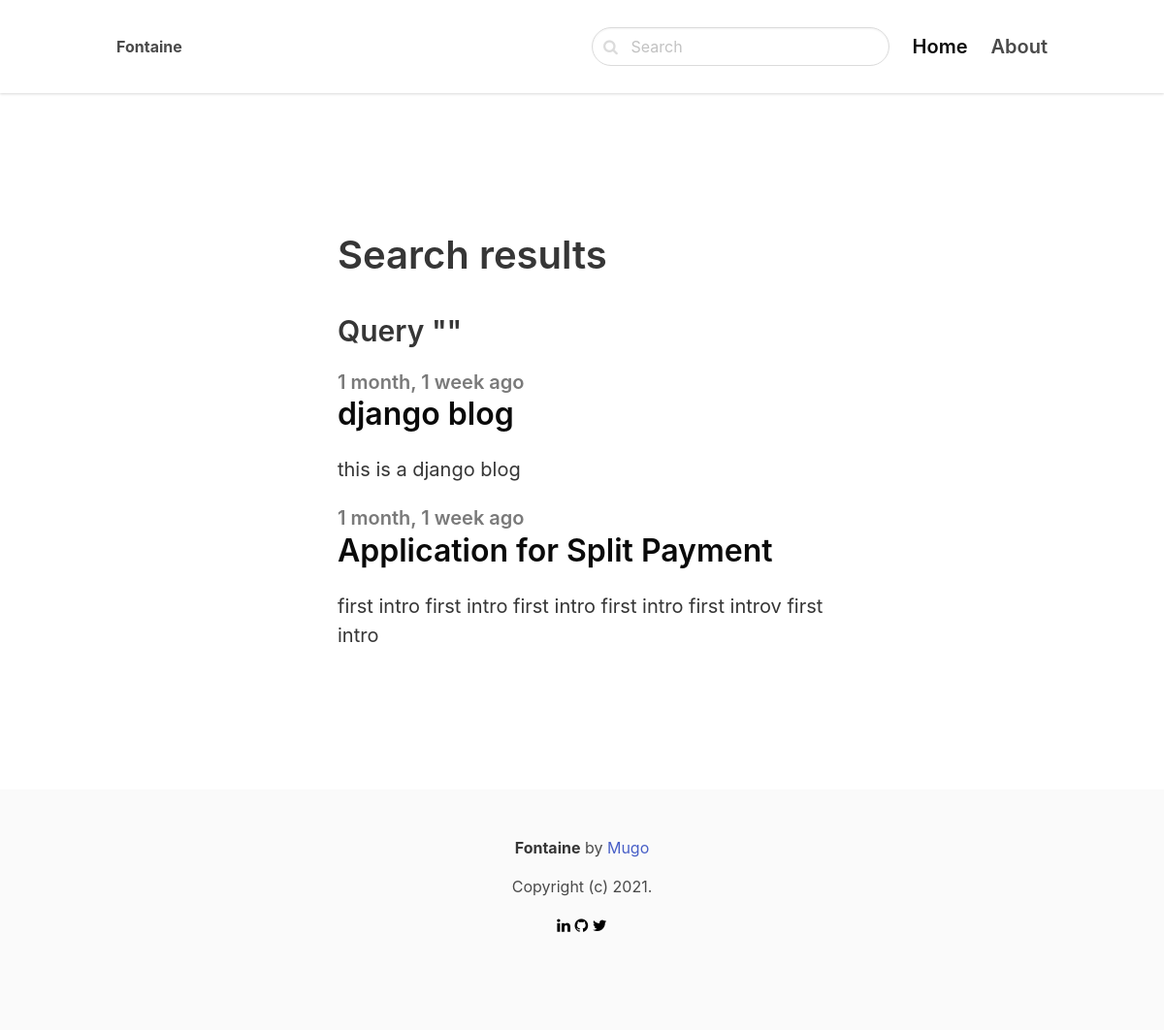
The app's page /search/, older data.
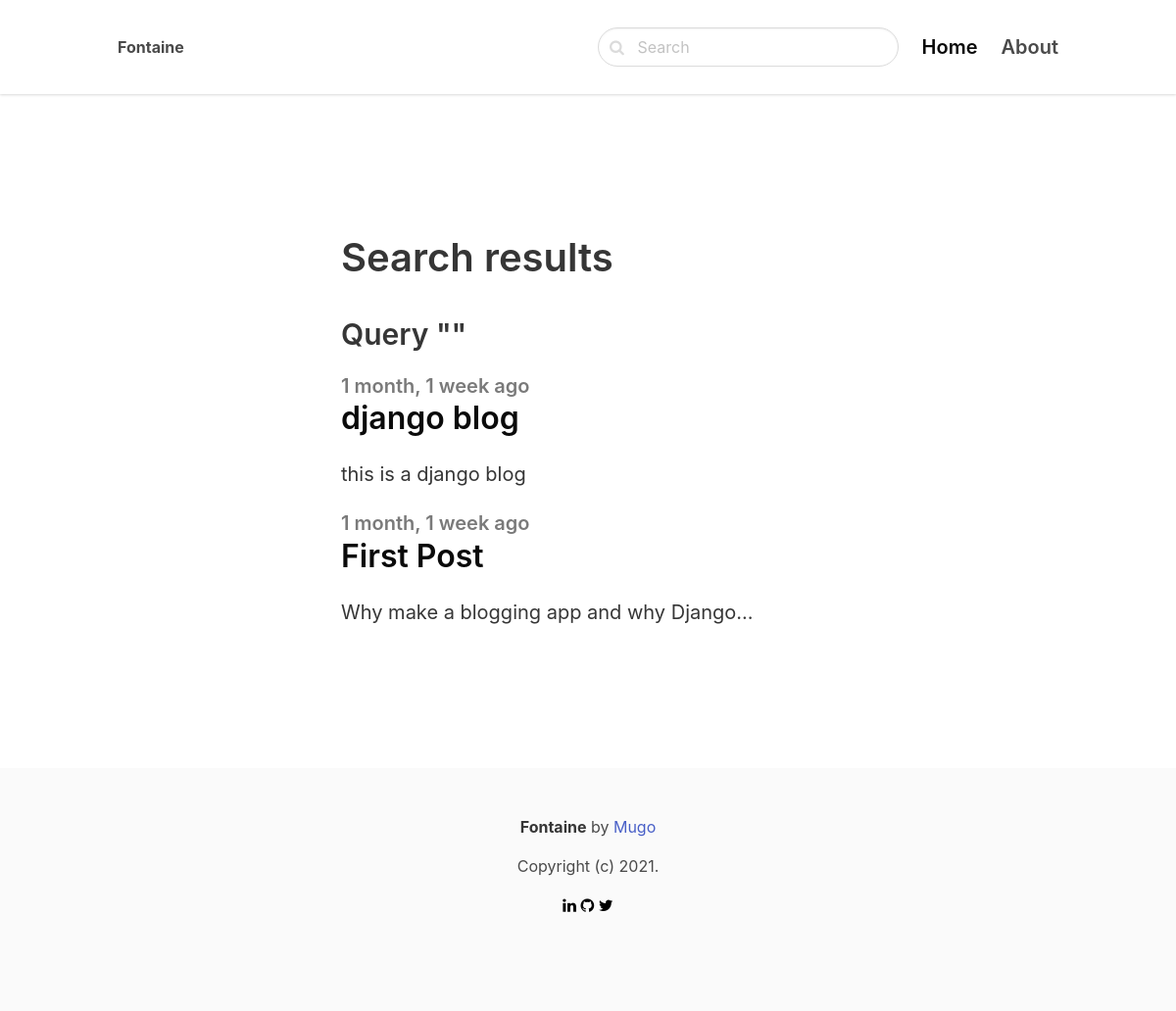
The same page, newer data.
### main_blog/models.py (models this page shows, shortened)
class Posts(models.Model):
    ACTIVE = 'active'
    DRAFT = 'draft'
    CHOICES_STATUS = (
        (ACTIVE, 'Active'),
        (DRAFT, 'Draft')
    )
    category = models.ForeignKey(Category, related_name='posts', on_delete=models.CASCADE)
    title = models.CharField(max_length=255)
    slug = models.SlugField()
    intro = models.TextField()
    body = RichTextField()
    created_at = models.DateTimeField(auto_now_add=True)
    status = models.CharField(max_length=10, choices=CHOICES_STATUS, default=ACTIVE)
    image = models.ImageField(upload_to='uploads', blank=True, null=True)
    class Meta:
        ordering = ('-created_at',)
        verbose_name_plural = 'Posts'

### main_blog/views.py (the view)
# urls.py: path('search/', views.search, name='search'),
def search(request):
    query = request.GET.get('query', '')
    posts = Posts.objects.filter(status=Posts.ACTIVE).filter(Q(title__icontains=query) | Q(intro__icontains=query) | Q(body__icontains=query))
    return render(request, 'blog/search.html', {'posts': posts, 'query': query})

### main_blog/templates/blog/search.html (shortened to what this page needs)
{% extends 'core/base.html' %}
{% block content %}
    <section class="hero ">
        <div class="hero-body">
            <div class="container">
                <section class="section">
                    <div class="columns">
                        <div class="column is-8 is-offset-2">
                            <div class="content is-medium">
                                <h1>Search results</h1>
                                <h3>Query "{{ query }}"</h3>
                            </div>
                            {% for post in posts %}
                                <div class="content is-medium">
                                    <a href="{% url 'post_detail' post.category.slug post.slug %}">
                                        <h2 class="subtitle is-5 has-text-grey">{{ post.created_at|timesince }} ago</h2>
                                        <h1 class="title has-text-black is-3">{{ post.title }}</h1>
                                        <p class="has-text-dark">{{ post.intro }}</p>
                                    </a>
                                </div>
                            {% empty %}
                                <div class="content">
                                    <p>No results for the given query...</p>
                                </div>
                            {% endfor %}
                        </div>
                    </div>
                </section>
            </div>
        </div>
    </section>
{% endblock %}

Row changes from the older to the newer data that the page shows:
changed Posts: title "Application for Split Payment" → "First Post"; intro "first intro first intro first intro first intro first introv first intro" → "Why make a blogging app and why Django..."
